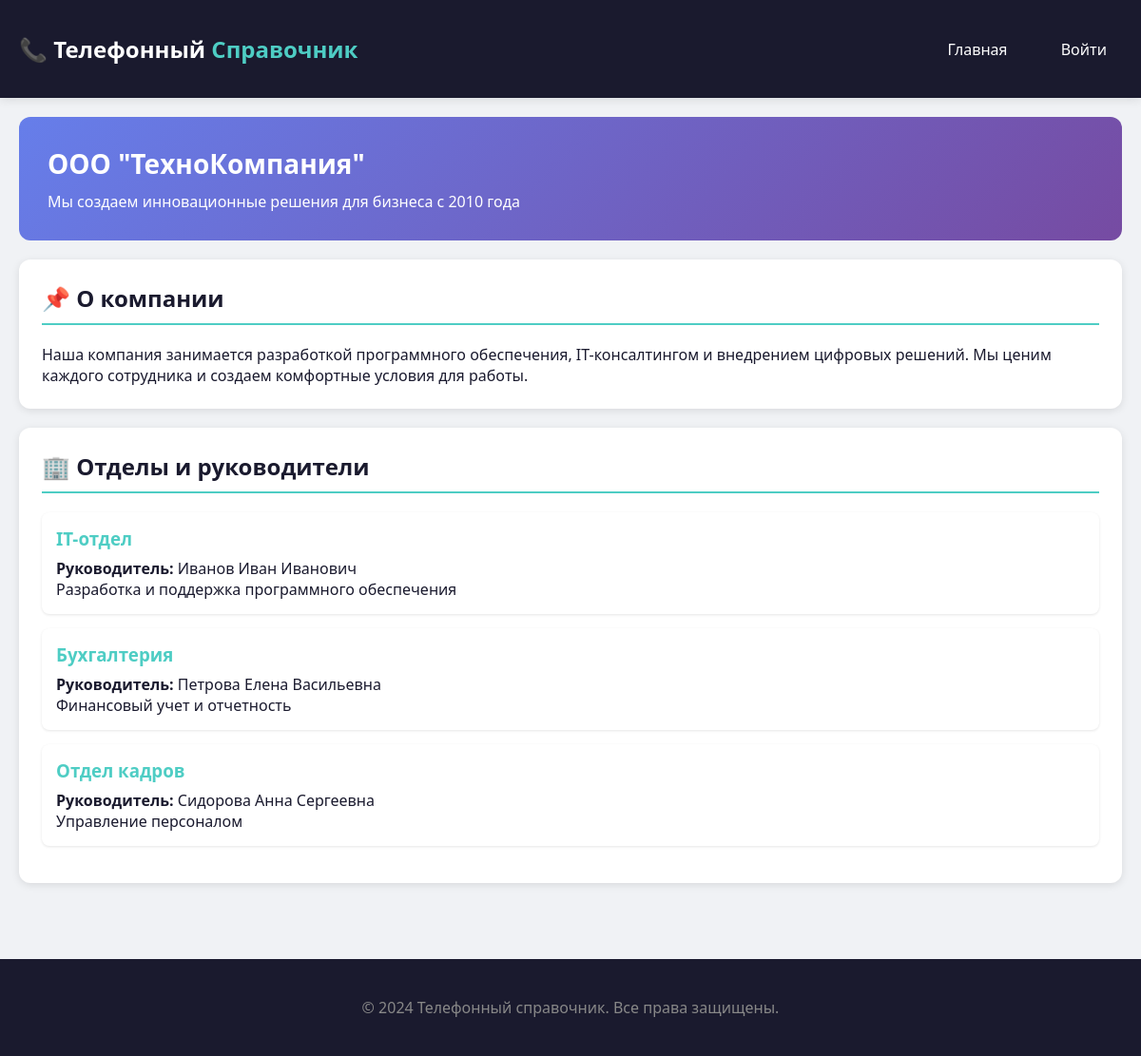
The page / on the database its author committed.
### tables this page shows
CREATE TABLE departments (
    id INT AUTO_INCREMENT PRIMARY KEY,
    name VARCHAR(100) NOT NULL,
    head_name VARCHAR(100) NOT NULL,
    description TEXT
);

### index.php (the view, shortened to what this page needs)
<?php
require_once 'config.php';
?>
<!DOCTYPE html>
<html lang="ru">
<head>
    <link rel="stylesheet" href="style.css">
</head>
<body>
    <div class="header">
        <div class="container">
            <div class="logo">📞 Телефонный <span>Справочник</span></div>
            <div class="nav">
                <a href="index.php">Главная</a>
                <a href="login.php">Войти</a>
            </div>
        </div>
    </div>
    <div class="container">
        <div class="org-info">
            <h1>ООО "ТехноКомпания"</h1>
            <p>Мы создаем инновационные решения для бизнеса с 2010 года</p>
        </div>
        <div class="card">
            <h2>📌 О компании</h2>
            <p>Наша компания занимается разработкой программного обеспечения, IT-консалтингом и внедрением цифровых решений. Мы ценим каждого сотрудника и создаем комфортные условия для работы.</p>
        </div>
        <div class="card">
            <h2>🏢 Отделы и руководители</h2>
            <?php
            $stmt = $pdo->query("SELECT * FROM departments");
            while ($dept = $stmt->fetch(PDO::FETCH_ASSOC)):
            ?>
            <div class="department-card">
                <h3><?= htmlspecialchars($dept['name']) ?></h3>
                <p><strong>Руководитель:</strong> <?= htmlspecialchars($dept['head_name']) ?></p>
                <p><?= htmlspecialchars($dept['description']) ?></p>
            </div>
            <?php endwhile; ?>
        </div>
    </div>
    <div class="footer">
        <div class="container">
            <p>© 2024 Телефонный справочник. Все права защищены.</p>
        </div>
    </div>
</body>
</html>

### style.css (style rules this page uses)
* { margin: 0; padding: 0; box-sizing: border-box; }
body { font-family: 'Segoe UI', Tahoma, Geneva, Verdana, sans-serif; background: #f0f2f5; color: #1a1a2e; }
.container { max-width: 1200px; margin: 0 auto; padding: 20px; }
.header { background: #1a1a2e; color: white; padding: 15px 0; box-shadow: 0 2px 10px rgba(0,0,0,0.1); }
.header .container { display: flex; justify-content: space-between; align-items: center; }
.logo { font-size: 24px; font-weight: bold; }
.logo span { color: #4ecdc4; }
.nav a { color: white; text-decoration: none; margin-left: 20px; padding: 8px 16px; border-radius: 6px; transition: background 0.3s; }
.card { background: white; border-radius: 12px; box-shadow: 0 2px 8px rgba(0,0,0,0.1); padding: 24px; margin-bottom: 20px; }
.card h2 { color: #1a1a2e; margin-bottom: 20px; border-bottom: 2px solid #4ecdc4; padding-bottom: 10px; }
.org-info { background: linear-gradient(135deg, #667eea 0%, #764ba2 100%); color: white; border-radius: 12px; padding: 30px; margin-bottom: 20px; }
.org-info h1 { font-size: 28px; margin-bottom: 10px; }
.department-card { background: white; border-radius: 8px; padding: 15px; margin-bottom: 15px; box-shadow: 0 1px 3px rgba(0,0,0,0.1); }
.department-card h3 { color: #4ecdc4; margin-bottom: 8px; }
.footer { background: #1a1a2e; color: #888; text-align: center; padding: 20px; margin-top: 40px; }

### rows shown on the page
departments: name "IT-отдел", head_name "Иванов Иван Иванович", description "Разработка и поддержка программного обеспечения"
departments: name "Бухгалтерия", head_name "Петрова Елена Васильевна", description "Финансовый учет и отчетность"
departments: name "Отдел кадров", head_name "Сидорова Анна Сергеевна", description "Управление персоналом"
